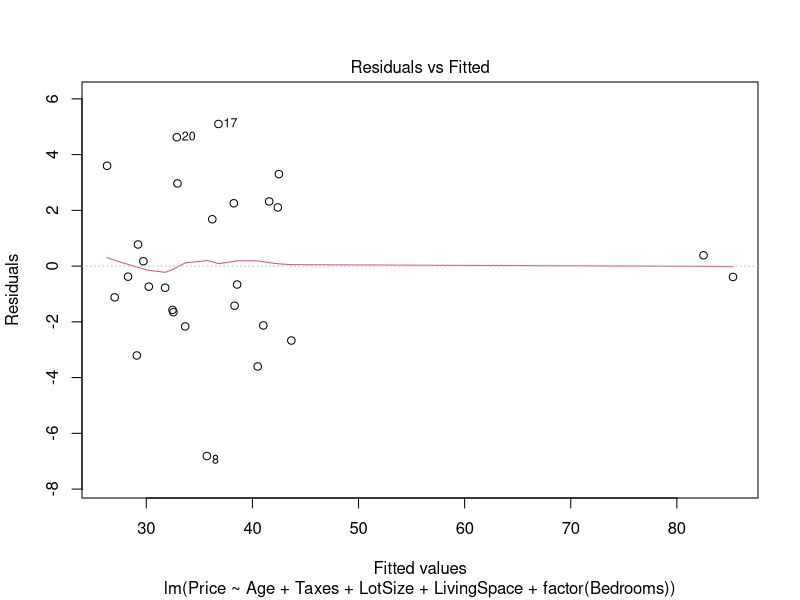
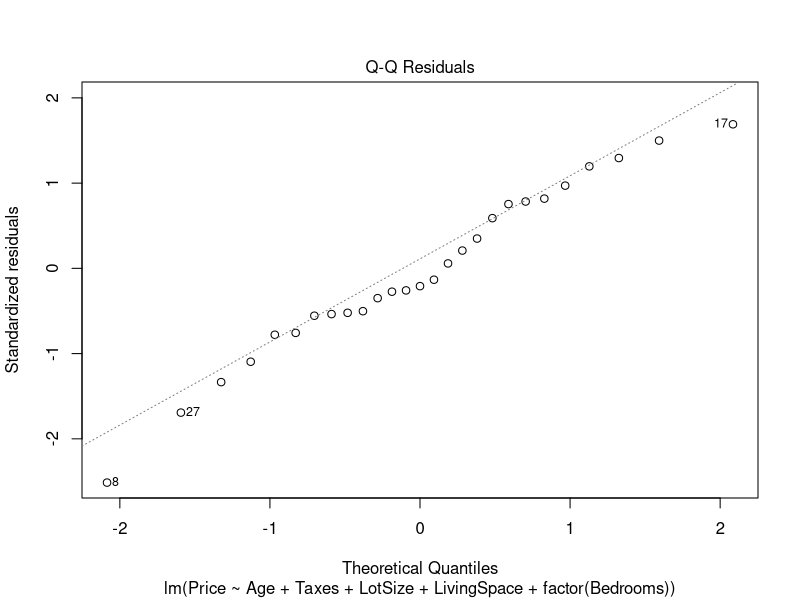
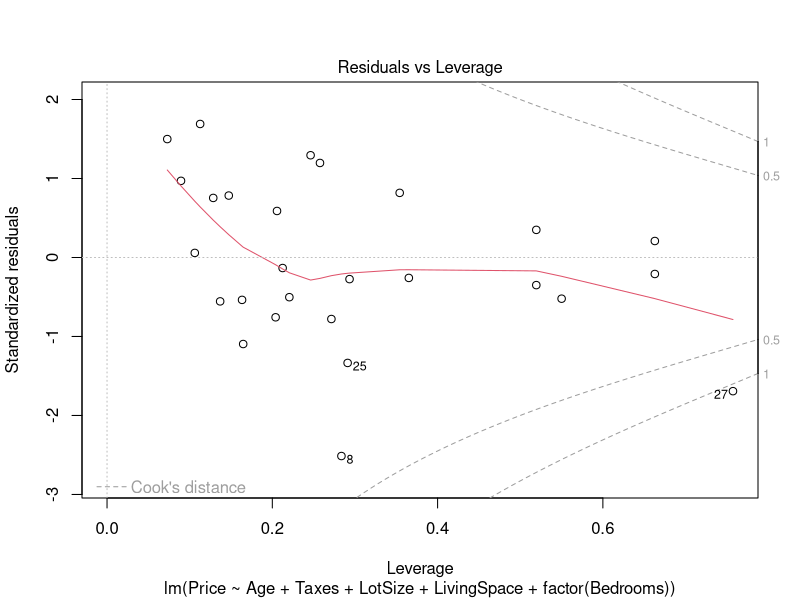

The R source for these figures, in order:
## ---- chunk 1
house <- read.table("House.txt",header=T)
attach(house)
house.lm <- lm(Price~ Age + Taxes + LotSize + LivingSpace + factor(Bedrooms), data=house)
anova(house.lm)
plot(house.lm, which = 1) # house 9, 10 stand out
plot(house.lm, which = 2)
plot(house.lm, which = 5) # house 27 might be influential
# now we can refit the data without house 27
house.lm1 <- lm(Price~ Age + Taxes + LotSize + LivingSpace + factor(Bedrooms), data=house[-27,])
